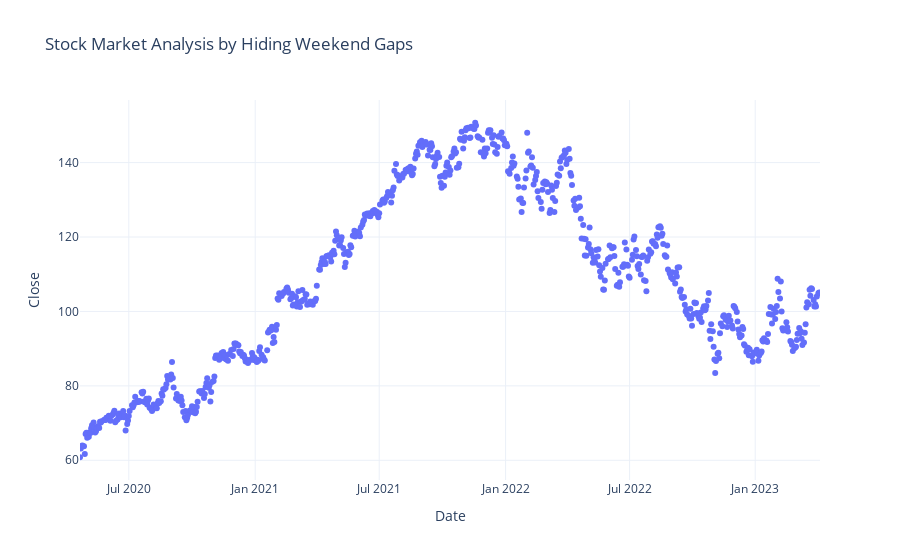

Notebook code cell kept with this figure:
### Code cell
# The weekend or holiday season always affects the stock market. So if you want to remove all the records of the weekend trends from your stock market visualization, below is how you can do it:

figure = px.scatter(df, x = df.index, y="Close", range_x=['2020-04-21', '2023-04-05'],
                    title = "Stock Market Analysis by Hiding Weekend Gaps")

figure.update_xaxes(rangebreaks = [dict(bounds=["sat", "sun"])])
figure.show()

### Figure 1 — Plotly figure (JSON) as saved in the notebook; plotly's stock layout.template omitted (floating-point values rounded to 4 significant figures; data arrays with more than 128 entries replaced by an {"elided": "..."} marker saying what was removed)
{"data": [{"hovertemplate": "Date=%{x}<br>Close=%{y}<extra></extra>", "legendgroup": "", "marker": {"color": "#636efa", "symbol": "circle"}, "mode": "markers", "name": "", "orientation": "v", "showlegend": false, "type": "scatter", "x": {"elided": "746 str values"}, "xaxis": "x", "y": {"elided": "746 float values"}, "yaxis": "y"}], "layout": {"legend": {"tracegroupgap": 0}, "title": {"text": "Stock Market Analysis by Hiding Weekend Gaps"}, "xaxis": {"anchor": "y", "domain": [0, 1], "range": ["2020-04-21", "2023-04-05"], "rangebreaks": [{"bounds": ["sat", "sun"]}], "title": {"text": "Date"}}, "yaxis": {"anchor": "x", "domain": [0, 1], "title": {"text": "Close"}}}}
